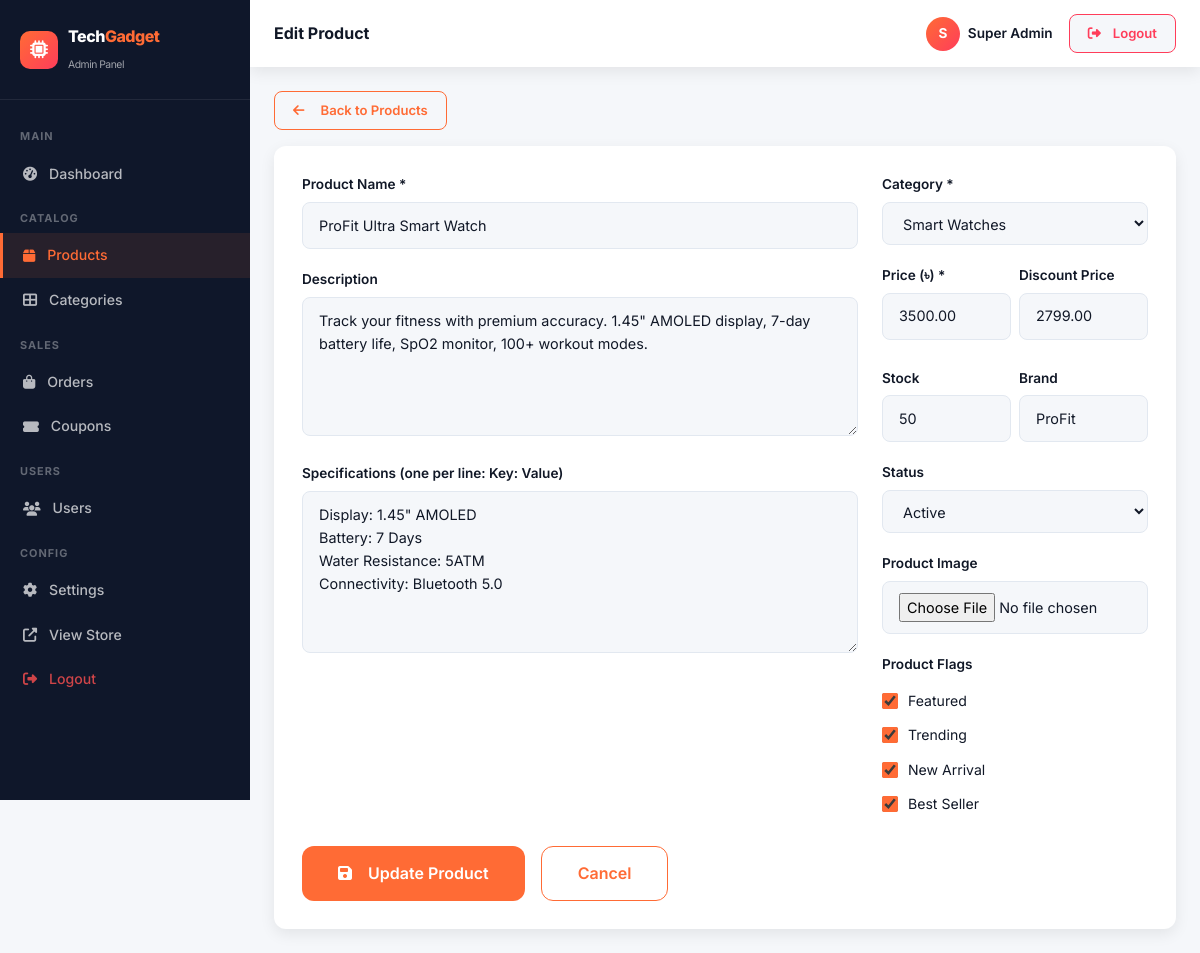
Page /admin/add-product.php?edit=1 (signed in) on the committed database.
### tables this page shows
CREATE TABLE `products` (
  `id` int(11) NOT NULL AUTO_INCREMENT,
  `category_id` int(11) NOT NULL,
  `name` varchar(255) NOT NULL,
  `slug` varchar(255) NOT NULL UNIQUE,
  `description` text DEFAULT NULL,
  `specifications` text DEFAULT NULL,
  `price` decimal(10,2) NOT NULL,
  `discount_price` decimal(10,2) DEFAULT NULL,
  `stock` int(11) DEFAULT 0,
  `sold_count` int(11) DEFAULT 0,
  `image` varchar(255) DEFAULT '',
  `gallery` text DEFAULT NULL COMMENT 'JSON array of image paths',
  `brand` varchar(100) DEFAULT '',
  `status` enum('active','inactive','draft') DEFAULT 'active',
  `featured` tinyint(1) DEFAULT 0,
  `trending` tinyint(1) DEFAULT 0,
  `new_arrival` tinyint(1) DEFAULT 1,
  `best_seller` tinyint(1) DEFAULT 0,
  `rating` decimal(3,2) DEFAULT 0.00,
  `review_count` int(11) DEFAULT 0,
  `created_at` timestamp DEFAULT CURRENT_TIMESTAMP,
  `updated_at` timestamp DEFAULT CURRENT_TIMESTAMP ON UPDATE CURRENT_TIMESTAMP,
  PRIMARY KEY (`id`),
  FOREIGN KEY (`category_id`) REFERENCES `categories`(`id`) ON DELETE CASCADE,
  INDEX `idx_category` (`category_id`),
  INDEX `idx_status` (`status`),
  INDEX `idx_featured` (`featured`)
);

CREATE TABLE `categories` (
  `id` int(11) NOT NULL AUTO_INCREMENT,
  `name` varchar(100) NOT NULL,
  `slug` varchar(100) NOT NULL UNIQUE,
  `icon` varchar(100) DEFAULT 'fas fa-microchip',
  `image` varchar(255) DEFAULT '',
  `description` text DEFAULT NULL,
  `status` tinyint(1) DEFAULT 1,
  `sort_order` int(11) DEFAULT 0,
  `created_at` timestamp DEFAULT CURRENT_TIMESTAMP,
  PRIMARY KEY (`id`)
);

### includes/functions.php (called while the page is built, shortened)
<?php
require_once __DIR__ . '/db.php';
function isAdmin() {
    return isset($_SESSION['admin_id']);
}
function currentAdmin() {
    global $pdo;
    $stmt = $pdo->prepare("SELECT * FROM admins WHERE id = ?");
    $stmt->execute([$_SESSION['admin_id']]);
    return $stmt->fetch();
}
function sanitize($str) {
    return htmlspecialchars(strip_tags(trim($str)), ENT_QUOTES, 'UTF-8');
}
function getCategories($activeOnly = true) {
    global $pdo;
    $sql = "SELECT * FROM categories";
    $sql .= " ORDER BY sort_order ASC";
    return $pdo->query($sql)->fetchAll();
}

### admin/add-product.php (the view, shortened to what this page needs)
<?php
require_once __DIR__ . '/../includes/functions.php';
require_once __DIR__ . '/includes/admin_functions.php';
$editId = intval($_GET['edit'] ?? 0);
$product = null;
if ($editId) {
    $stmt = $pdo->prepare("SELECT * FROM products WHERE id=?"); $stmt->execute([$editId]); $product = $stmt->fetch();
}
$adminTitle = $editId ? 'Edit Product' : 'Add Product';
$cats = getCategories(false);
include __DIR__ . '/includes/admin_header.php';
?>
<a href="products.php" class="tg-btn tg-btn-sm tg-btn-outline mb-3"><i class="fas fa-arrow-left me-2"></i>Back to Products</a>
<form method="POST" enctype="multipart/form-data" style="background:#fff;border-radius:var(--tg-radius);padding:28px;box-shadow:var(--tg-shadow)">
  <div class="row g-4">
    <div class="col-md-8">
      <div class="tg-input-group"><label>Product Name *</label><input name="name" class="tg-input" value="<?php echo sanitize($product['name']??''); ?>" placeholder="e.g. ProFit Ultra Smart Watch" required></div>
      <div class="tg-input-group"><label>Description</label><textarea name="description" class="tg-input" rows="5" placeholder="Product description..."><?php echo sanitize($product['description']??''); ?></textarea></div>
      <div class="tg-input-group"><label>Specifications (one per line: Key: Value)</label><textarea name="specifications" class="tg-input" rows="6" placeholder="Display: 1.45&quot; AMOLED&#10;Battery: 7 Days&#10;Water: 5ATM"><?php if ($product): $specs = json_decode($product['specifications']??'{}', true); foreach($specs as $k=>$v) echo "$k: $v\n"; endif; ?></textarea></div>
    </div>
    <div class="col-md-4">
      <div class="tg-input-group"><label>Category *</label>
        <select name="category_id" class="tg-input" required>
          <?php foreach ($cats as $c): ?><option value="<?php echo $c['id']; ?>" <?php echo ($product['category_id']??0)==$c['id']?'selected':''; ?>><?php echo sanitize($c['name']); ?></option><?php endforeach; ?>
        </select>
      </div>
      <div class="row g-2">
        <div class="col-6"><div class="tg-input-group"><label>Price (৳) *</label><input name="price" type="number" step="0.01" class="tg-input" value="<?php echo $product['price']??''; ?>" required></div></div>
        <div class="col-6"><div class="tg-input-group"><label>Discount Price</label><input name="discount_price" type="number" step="0.01" class="tg-input" value="<?php echo $product['discount_price']??''; ?>" placeholder="Optional"></div></div>
        <div class="col-6"><div class="tg-input-group"><label>Stock</label><input name="stock" type="number" class="tg-input" value="<?php echo $product['stock']??0; ?>"></div></div>
        <div class="col-6"><div class="tg-input-group"><label>Brand</label><input name="brand" class="tg-input" value="<?php echo sanitize($product['brand']??''); ?>"></div></div>
      </div>
      <div class="tg-input-group"><label>Status</label>
        <select name="status" class="tg-input">
          <option value="active" <?php echo ($product['status']??'')=='active'?'selected':''; ?>>Active</option>
        </select>
      </div>
      <div class="tg-input-group">
        <label>Product Image</label>
        <input type="file" name="image" class="tg-input" accept="image/*">
      </div>
      <div class="mb-3">
        <label style="font-size:.85rem;font-weight:600;display:block;margin-bottom:8px">Product Flags</label>
        <label class="tg-filter-check"><input type="checkbox" name="featured" <?php echo ($product['featured']??0)?'checked':''; ?>> Featured</label>
        <label class="tg-filter-check"><input type="checkbox" name="trending" <?php echo ($product['trending']??0)?'checked':''; ?>> Trending</label>
        <label class="tg-filter-check"><input type="checkbox" name="new_arrival" <?php echo ($product['new_arrival']??1)?'checked':''; ?>> New Arrival</label>
        <label class="tg-filter-check"><input type="checkbox" name="best_seller" <?php echo ($product['best_seller']??0)?'checked':''; ?>> Best Seller</label>
      </div>
    </div>
  </div>
  <div class="d-flex gap-3 mt-2">
    <button type="submit" class="tg-btn tg-btn-primary tg-btn-lg"><i class="fas fa-save me-2"></i><?php echo $editId ? 'Update Product' : 'Add Product'; ?></button>
    <a href="products.php" class="tg-btn tg-btn-outline tg-btn-lg">Cancel</a>
  </div>
</form>
<?php include __DIR__ . '/includes/admin_footer.php'; ?>

### admin/includes/admin_header.php (shortened to what this page needs)
<?php $adminPage = basename($_SERVER['PHP_SELF']); ?>
<!DOCTYPE html>
<html lang="en">
<head>
<link href="https://cdnjs.cloudflare.com/ajax/libs/mdb-ui-kit/6.4.2/mdb.min.css" rel="stylesheet">
<link href="https://cdnjs.cloudflare.com/ajax/libs/font-awesome/6.5.0/css/all.min.css" rel="stylesheet">
<link href="<?php echo SITE_URL; ?>/assets/css/style.css" rel="stylesheet">
<link href="<?php echo SITE_URL; ?>/admin/assets/admin.css" rel="stylesheet">
</head>
<body style="padding-bottom:0">
<div class="tg-admin-wrapper">
<aside class="tg-admin-sidebar">
  <div class="tg-admin-brand">
    <a href="<?php echo SITE_URL; ?>/admin/" class="tg-brand text-decoration-none">
      <div class="tg-brand-icon"><i class="fas fa-microchip"></i></div>
      <div class="tg-brand-text" style="font-size:1rem;color:#fff">Tech<span>Gadget</span><br><small style="font-size:.65rem;opacity:.6;font-weight:400">Admin Panel</small></div>
    </a>
  </div>
  <nav class="tg-admin-nav">
    <div class="tg-admin-nav-section">Main</div>
    <a href="<?php echo SITE_URL; ?>/admin/" class="tg-admin-nav-link <?php echo $adminPage==='index.php'?'active':''; ?>"><i class="fas fa-tachometer-alt"></i>Dashboard</a>
    <div class="tg-admin-nav-section">Catalog</div>
    <a href="<?php echo SITE_URL; ?>/admin/products.php" class="tg-admin-nav-link <?php echo in_array($adminPage,['products.php','add-product.php'])?'active':''; ?>"><i class="fas fa-box"></i>Products</a>
    <a href="<?php echo SITE_URL; ?>/admin/categories.php" class="tg-admin-nav-link <?php echo $adminPage==='categories.php'?'active':''; ?>"><i class="fas fa-th-large"></i>Categories</a>
    <div class="tg-admin-nav-section">Sales</div>
    <a href="<?php echo SITE_URL; ?>/admin/orders.php" class="tg-admin-nav-link <?php echo $adminPage==='orders.php'?'active':''; ?>"><i class="fas fa-shopping-bag"></i>Orders</a>
    <a href="<?php echo SITE_URL; ?>/admin/coupons.php" class="tg-admin-nav-link <?php echo $adminPage==='coupons.php'?'active':''; ?>"><i class="fas fa-ticket-alt"></i>Coupons</a>
    <div class="tg-admin-nav-section">Users</div>
    <a href="<?php echo SITE_URL; ?>/admin/users.php" class="tg-admin-nav-link <?php echo $adminPage==='users.php'?'active':''; ?>"><i class="fas fa-users"></i>Users</a>
    <div class="tg-admin-nav-section">Config</div>
    <a href="<?php echo SITE_URL; ?>/admin/settings.php" class="tg-admin-nav-link <?php echo $adminPage==='settings.php'?'active':''; ?>"><i class="fas fa-cog"></i>Settings</a>
    <a href="<?php echo SITE_URL; ?>/" target="_blank" class="tg-admin-nav-link"><i class="fas fa-external-link-alt"></i>View Store</a>
    <a href="<?php echo SITE_URL; ?>/admin/logout.php" class="tg-admin-nav-link" style="color:rgba(255,80,80,.8)"><i class="fas fa-sign-out-alt"></i>Logout</a>
  </nav>
</aside>
<div class="tg-admin-content">
  <div class="tg-admin-topbar">
    <div class="d-flex align-items-center gap-3">
      <h6 class="fw-700 mb-0"><?php echo $adminTitle ?? 'Dashboard'; ?></h6>
    </div>
    <div class="d-flex align-items-center gap-3">
      <?php $admin = currentAdmin(); ?>
      <div class="d-flex align-items-center gap-2">
        <div class="tg-avatar-placeholder" style="width:34px;height:34px;font-size:.85rem"><?php echo strtoupper(substr($admin['name']??'A',0,1)); ?></div>
        <span style="font-size:.85rem;font-weight:600"><?php echo sanitize($admin['name']??'Admin'); ?></span>
      </div>
      <a href="<?php echo SITE_URL; ?>/admin/logout.php" class="tg-btn tg-btn-sm" style="background:var(--tg-bg);color:var(--tg-danger);border:1px solid var(--tg-danger)"><i class="fas fa-sign-out-alt me-1"></i>Logout</a>
    </div>
  </div>

### assets/css/style.css (style rules this page uses)
:root { --tg-primary: #0F172A; --tg-primary-mid: #1E293B; --tg-primary-light: #334155; --tg-accent: #FF6B35; --tg-accent-light: #E85A2A; --tg-cyan: #00d4ff; --tg-success: #00c576; --tg-danger: #ff3d5a; --tg-warning: #ffb800; --tg-text: #111827; --tg-text-muted: #6B7280; --tg-bg: #F5F7FA; --tg-card: #FFFFFF; --tg-border: #e2e8f0; --tg-radius: 12px; --tg-radius-sm: 8px; --tg-radius-lg: 20px; --tg-shadow: 0 5px 15px rgba(0, 0, 0, 0.08); --tg-shadow-lg: 0 8px 40px rgba(15, 23, 42, 0.15); --tg-transition: 0.3s cubic-bezier(0.4, 0, 0.2, 1); --font-main: 'Inter', system-ui, sans-serif; }
*, *::before, *::after { box-sizing: border-box }
html { scroll-behavior: smooth }
body { font-family: var(--font-main); background: var(--tg-bg); color: var(--tg-text); line-height: 1.6; padding-bottom: 70px }
@media (min-width:1200px) { body { padding-bottom: 0 } }
a { color: var(--tg-accent); text-decoration: none; transition: color var(--tg-transition) }
.fw-700 { font-weight: 700 !important }
.tg-brand { display: flex; align-items: center; gap: 10px; text-decoration: none }
.tg-brand-icon { width: 38px; height: 38px; background: linear-gradient(135deg, var(--tg-accent), #ff3d5a); border-radius: 10px; display: flex; align-items: center; justify-content: center; color: #fff; font-size: 18px; flex-shrink: 0 }
.tg-brand-text { font-size: 1.35rem; font-weight: 800; color: var(--tg-primary); letter-spacing: -0.5px }
.tg-brand-text span { color: var(--tg-accent) }
.tg-avatar-placeholder { width: 38px; height: 38px; border-radius: 50%; background: linear-gradient(135deg, var(--tg-accent), #ff3d5a); color: #fff; display: flex; align-items: center; justify-content: center; font-weight: 700; font-size: .95rem }
.tg-input-group { position: relative; margin-bottom: 20px }
.tg-input-group label { display: block; font-size: .85rem; font-weight: 600; margin-bottom: 6px; color: var(--tg-text) }
.tg-input { width: 100%; padding: 11px 16px; border: 1.5px solid var(--tg-border); border-radius: var(--tg-radius-sm); font-size: .9rem; background: var(--tg-bg); color: var(--tg-text); transition: all var(--tg-transition); outline: none }
.tg-btn { padding: 12px 28px; border: none; border-radius: var(--tg-radius-sm); font-weight: 600; font-size: .9rem; cursor: pointer; transition: all var(--tg-transition); display: inline-flex; align-items: center; gap: 8px }
.tg-btn-primary { background: var(--tg-accent); color: white; border-radius: var(--tg-radius-sm) }
.tg-btn-outline { background: transparent; border: 1.5px solid var(--tg-accent); color: var(--tg-accent) }
.tg-btn-lg { padding: 14px 36px; font-size: 1rem; border-radius: var(--tg-radius) }
.tg-btn-sm { padding: 8px 18px; font-size: .82rem }
.tg-filter-check { display: flex; align-items: center; gap: 10px; padding: 6px 0; cursor: pointer; font-size: .88rem }
.tg-filter-check input { accent-color: var(--tg-accent); width: 16px; height: 16px }
.tg-admin-wrapper { display: flex; min-height: 100vh }
.tg-admin-sidebar { width: 250px; flex-shrink: 0; background: var(--tg-primary); min-height: 100vh; display: flex; flex-direction: column; position: sticky; top: 0; height: 100vh; overflow-y: auto }
.tg-admin-brand { padding: 24px 20px; border-bottom: 1px solid rgba(255, 255, 255, .08) }
.tg-admin-nav { padding: 14px 0; flex: 1 }
.tg-admin-nav-link { display: flex; align-items: center; gap: 12px; padding: 11px 20px; color: rgba(255, 255, 255, .7); text-decoration: none; font-size: .88rem; font-weight: 500; transition: all var(--tg-transition); border-left: 3px solid transparent }
.tg-admin-nav-link.active { color: var(--tg-accent); border-left-color: var(--tg-accent); background: rgba(255, 107, 53, .1) }
.tg-admin-nav-section { padding: 14px 20px 6px; font-size: .68rem; font-weight: 700; color: rgba(255, 255, 255, .35); letter-spacing: 1px; text-transform: uppercase }
.tg-admin-content { flex: 1; padding: 24px; background: var(--tg-bg); overflow: auto }
.tg-admin-topbar { background: #fff; padding: 14px 24px; box-shadow: var(--tg-shadow); display: flex; align-items: center; justify-content: space-between; margin: -24px -24px 24px }

### rows in the picture
products: name "ProFit Ultra Smart Watch", description "Track your fitness with premium accuracy. 1.45\" AMOLED display, 7-day battery life, SpO2 monitor, 100+ workout modes.", specifications "Display: 1.45\" AMOLED Battery: 7 Days Water Resistance: 5ATM Connectivity: Bluetooth 5.0", category_id "Smart Watches", price "3500.00", discount_price "2799.00", stock "50", brand "ProFit", status "Active", featured "☑", trending "☑", new_arrival "☑", best_seller "☑"

### other values in the picture
$adminTitle "Edit Product"
substr($admin['name']??'A',0,1) "S"
$admin['name'] "Super Admin"
